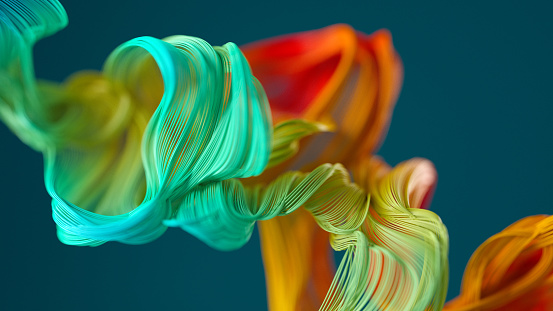
#> input picture assignment2/logical_operation/image1.jpg, 553 x 311 px, found by its file name
$ python and1.py
#> lines starting #> are read from the running program, lines starting #| are printed output that depends on the picture
from PIL import Image
import numpy as np
import cv2

img1 = np.array(Image.open('Image1.jpg'))
#> img1 is the input picture: shape (311, 553, 3); mean R, G, B 61.5, 104.7, 74
img2 = np.array(Image.open('Image2.jpg'))
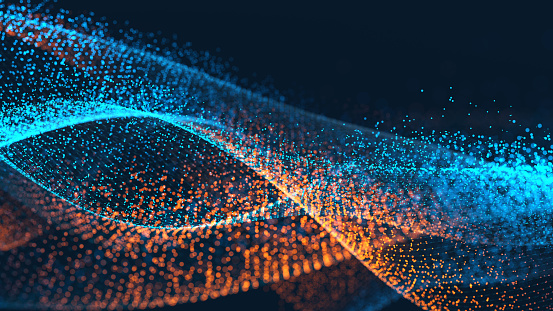
#> input picture assignment2/logical_operation/image2.jpg, 553 x 311 px, found by its file name
#> img2 is the input picture: shape (311, 553, 3); mean R, G, B 37.8, 60.8, 78.8

R = img1[:,:,0] + img2[:,:,0]
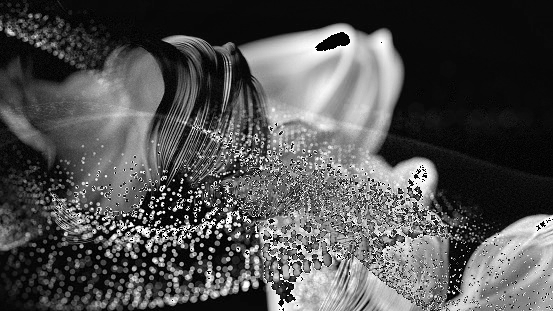
#> R: shape (311, 553); min 0, max 255, mean 80.9
G = img1[:,:,1] + img2[:,:,1]
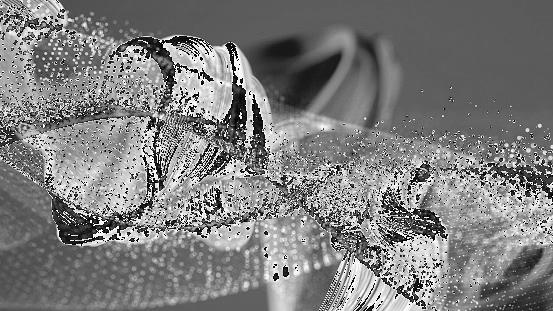
#> G: shape (311, 553); min 0, max 255, mean 125.3
B = img1[:,:,2] + img2[:,:,2]
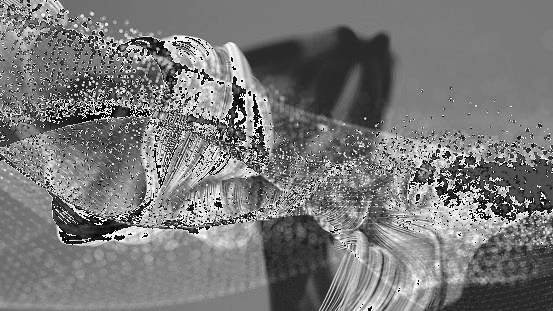
#> B: shape (311, 553); min 0, max 255, mean 120.5

img3 = 0.2989 * R + 0.5870 * G + 0.1140 * B
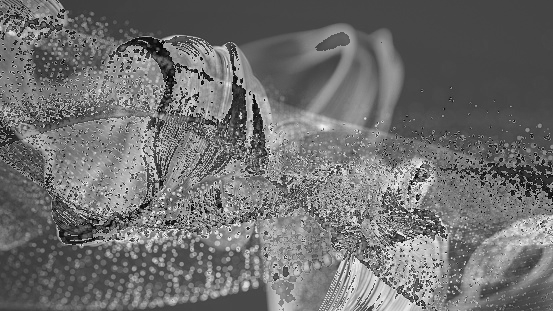
#> img3: shape (311, 553) float64; min 0.598, max 254, mean 111.4

cv2.imwrite('gray_image.jpg',img3)

'''
for i in range(311):
    for j in range(553):
        if img3[i,j]>50:
            img3[i,j]=1
        else:
            img3[i,j]=0


cv2.imwrite('binary_image.jpg',img3)
'''
